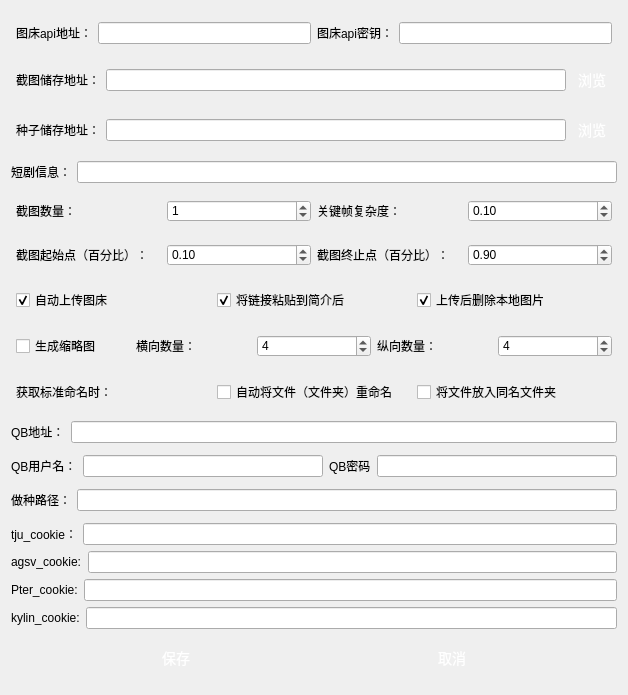
<?xml version="1.0" encoding="UTF-8"?>
<ui version="4.0">
 <class>Settings</class>
 <widget class="QDialog" name="Settings">
  <property name="geometry">
   <rect>
    <x>0</x>
    <y>0</y>
    <width>628</width>
    <height>695</height>
   </rect>
  </property>
  <property name="windowTitle">
   <string>设置</string>
  </property>
  <layout class="QGridLayout" name="gridLayout">
   <item row="0" column="0">
    <layout class="QHBoxLayout" name="horizontalLayout_4">
     <property name="leftMargin">
      <number>5</number>
     </property>
     <property name="topMargin">
      <number>5</number>
     </property>
     <property name="rightMargin">
      <number>5</number>
     </property>
     <property name="bottomMargin">
      <number>5</number>
     </property>
     <item>
      <widget class="QLabel" name="label_6">
       <property name="styleSheet">
        <string>QPushButton {
    display: inline-block;
    padding: 5px 5px;
    font-size: 16px;
    cursor: pointer;
    text-align: center;
    text-decoration: none;
    outline: none;
    color:#fff;
    background-color: #559e24;
    border: none;
    border-radius: 15px;
    box-shadow: 0 9px #999;
}

QPushButton:hover {
background-color: #4a8821;
}

QPushButton:pressed {
    background-color: #3c6f1b;
}
</string>
       </property>
       <property name="text">
        <string>图床api地址：</string>
       </property>
      </widget>
     </item>
     <item>
      <widget class="QLineEdit" name="figureBedPath">
       <property name="styleSheet">
        <string>QPushButton {
    display: inline-block;
    padding: 5px 5px;
    font-size: 16px;
    cursor: pointer;
    text-align: center;
    text-decoration: none;
    outline: none;
    color:#fff;
    background-color: #559e24;
    border: none;
    border-radius: 15px;
    box-shadow: 0 9px #999;
}

QPushButton:hover {
background-color: #4a8821;
}

QPushButton:pressed {
    background-color: #3c6f1b;
}
</string>
       </property>
       <property name="text">
        <string/>
       </property>
       <property name="clearButtonEnabled">
        <bool>true</bool>
       </property>
      </widget>
     </item>
     <item>
      <widget class="QLabel" name="label_7">
       <property name="styleSheet">
        <string>QPushButton {
    display: inline-block;
    padding: 5px 5px;
    font-size: 16px;
    cursor: pointer;
    text-align: center;
    text-decoration: none;
    outline: none;
    color:#fff;
    background-color: #559e24;
    border: none;
    border-radius: 15px;
    box-shadow: 0 9px #999;
}

QPushButton:hover {
background-color: #4a8821;
}

QPushButton:pressed {
    background-color: #3c6f1b;
}
</string>
       </property>
       <property name="text">
        <string>图床api密钥：</string>
       </property>
      </widget>
     </item>
     <item>
      <widget class="QLineEdit" name="figureBedToken">
       <property name="styleSheet">
        <string>QPushButton {
    display: inline-block;
    padding: 5px 5px;
    font-size: 16px;
    cursor: pointer;
    text-align: center;
    text-decoration: none;
    outline: none;
    color:#fff;
    background-color: #559e24;
    border: none;
    border-radius: 15px;
    box-shadow: 0 9px #999;
}

QPushButton:hover {
background-color: #4a8821;
}

QPushButton:pressed {
    background-color: #3c6f1b;
}
</string>
       </property>
       <property name="text">
        <string/>
       </property>
       <property name="echoMode">
        <enum>QLineEdit::Password</enum>
       </property>
       <property name="clearButtonEnabled">
        <bool>true</bool>
       </property>
      </widget>
     </item>
    </layout>
   </item>
   <item row="1" column="0">
    <layout class="QHBoxLayout" name="horizontalLayout_2">
     <property name="leftMargin">
      <number>5</number>
     </property>
     <property name="topMargin">
      <number>5</number>
     </property>
     <property name="rightMargin">
      <number>5</number>
     </property>
     <property name="bottomMargin">
      <number>5</number>
     </property>
     <item>
      <widget class="QLabel" name="label_3">
       <property name="styleSheet">
        <string>QPushButton {
    display: inline-block;
    padding: 5px 5px;
    font-size: 16px;
    cursor: pointer;
    text-align: center;
    text-decoration: none;
    outline: none;
    color:#fff;
    background-color: #559e24;
    border: none;
    border-radius: 15px;
    box-shadow: 0 9px #999;
}

QPushButton:hover {
background-color: #4a8821;
}

QPushButton:pressed {
    background-color: #3c6f1b;
}
</string>
       </property>
       <property name="text">
        <string>截图储存地址：</string>
       </property>
      </widget>
     </item>
     <item>
      <widget class="QLineEdit" name="screenshotPath">
       <property name="styleSheet">
        <string>QPushButton {
    display: inline-block;
    padding: 5px 5px;
    font-size: 16px;
    cursor: pointer;
    text-align: center;
    text-decoration: none;
    outline: none;
    color:#fff;
    background-color: #559e24;
    border: none;
    border-radius: 15px;
    box-shadow: 0 9px #999;
}

QPushButton:hover {
background-color: #4a8821;
}

QPushButton:pressed {
    background-color: #3c6f1b;
}
</string>
       </property>
       <property name="text">
        <string/>
       </property>
       <property name="clearButtonEnabled">
        <bool>true</bool>
       </property>
      </widget>
     </item>
     <item>
      <widget class="QPushButton" name="selectScreenshotPathButton">
       <property name="styleSheet">
        <string notr="true">QPushButton {
    display: inline-block;
    padding: 3px 6px;
    font-size: 14px;
    cursor: pointer;
    text-align: center;
    text-decoration: none;
    outline: none;
    color:#fff;
background-color: 
				qlineargradient(x1:0, y1:0, x2:0, y2:1,
                                      stop:0 #16bf9d,
                                      stop:1 #10a266);
    border: none;
    border-radius: 8px;
    box-shadow: 0 9px #999;
}

QPushButton:hover {
background-color: 
				qlineargradient(x1:0, y1:0, x2:0, y2:1,
                                      stop:0 #11b998,
                                      stop:1 #08965e);
}

QPushButton:pressed {
    background-color: 
				qlineargradient(x1:0, y1:0, x2:0, y2:1,
                                      stop:0 #0e9278,
                                      stop:1 #0e925c);
}
</string>
       </property>
       <property name="text">
        <string>浏览</string>
       </property>
      </widget>
     </item>
    </layout>
   </item>
   <item row="2" column="0">
    <layout class="QHBoxLayout" name="horizontalLayout_3">
     <property name="leftMargin">
      <number>5</number>
     </property>
     <property name="topMargin">
      <number>5</number>
     </property>
     <property name="rightMargin">
      <number>5</number>
     </property>
     <property name="bottomMargin">
      <number>5</number>
     </property>
     <item>
      <widget class="QLabel" name="label_12">
       <property name="styleSheet">
        <string>QPushButton {
    display: inline-block;
    padding: 5px 5px;
    font-size: 16px;
    cursor: pointer;
    text-align: center;
    text-decoration: none;
    outline: none;
    color:#fff;
    background-color: #559e24;
    border: none;
    border-radius: 15px;
    box-shadow: 0 9px #999;
}

QPushButton:hover {
background-color: #4a8821;
}

QPushButton:pressed {
    background-color: #3c6f1b;
}
</string>
       </property>
       <property name="text">
        <string>种子储存地址：</string>
       </property>
      </widget>
     </item>
     <item>
      <widget class="QLineEdit" name="torrentPath">
       <property name="styleSheet">
        <string>QPushButton {
    display: inline-block;
    padding: 5px 5px;
    font-size: 16px;
    cursor: pointer;
    text-align: center;
    text-decoration: none;
    outline: none;
    color:#fff;
    background-color: #559e24;
    border: none;
    border-radius: 15px;
    box-shadow: 0 9px #999;
}

QPushButton:hover {
background-color: #4a8821;
}

QPushButton:pressed {
    background-color: #3c6f1b;
}
</string>
       </property>
       <property name="text">
        <string/>
       </property>
       <property name="clearButtonEnabled">
        <bool>true</bool>
       </property>
      </widget>
     </item>
     <item>
      <widget class="QPushButton" name="selectTorrentPathButton">
       <property name="styleSheet">
        <string notr="true">QPushButton {
    display: inline-block;
    padding: 3px 6px;
    font-size: 14px;
    cursor: pointer;
    text-align: center;
    text-decoration: none;
    outline: none;
    color:#fff;
background-color: 
				qlineargradient(x1:0, y1:0, x2:0, y2:1,
                                      stop:0 #16bf9d,
                                      stop:1 #10a266);
    border: none;
    border-radius: 8px;
    box-shadow: 0 9px #999;
}

QPushButton:hover {
background-color: 
				qlineargradient(x1:0, y1:0, x2:0, y2:1,
                                      stop:0 #11b998,
                                      stop:1 #08965e);
}

QPushButton:pressed {
    background-color: 
				qlineargradient(x1:0, y1:0, x2:0, y2:1,
                                      stop:0 #0e9278,
                                      stop:1 #0e925c);
}
</string>
       </property>
       <property name="text">
        <string>浏览</string>
       </property>
      </widget>
     </item>
    </layout>
   </item>
   <item row="3" column="0">
    <layout class="QHBoxLayout" name="horizontalLayout_14">
     <item>
      <widget class="QLabel" name="label_19">
       <property name="text">
        <string>短剧信息：</string>
       </property>
      </widget>
     </item>
     <item>
      <widget class="QLineEdit" name="videoInfo"/>
     </item>
    </layout>
   </item>
   <item row="4" column="0">
    <layout class="QHBoxLayout" name="horizontalLayout_7">
     <property name="leftMargin">
      <number>5</number>
     </property>
     <property name="topMargin">
      <number>5</number>
     </property>
     <property name="rightMargin">
      <number>5</number>
     </property>
     <property name="bottomMargin">
      <number>5</number>
     </property>
     <item>
      <widget class="QLabel" name="label">
       <property name="styleSheet">
        <string>QPushButton {
    display: inline-block;
    padding: 5px 5px;
    font-size: 16px;
    cursor: pointer;
    text-align: center;
    text-decoration: none;
    outline: none;
    color:#fff;
    background-color: #559e24;
    border: none;
    border-radius: 15px;
    box-shadow: 0 9px #999;
}

QPushButton:hover {
background-color: #4a8821;
}

QPushButton:pressed {
    background-color: #3c6f1b;
}
</string>
       </property>
       <property name="text">
        <string>截图数量：</string>
       </property>
      </widget>
     </item>
     <item>
      <widget class="QSpinBox" name="screenshotNumber">
       <property name="styleSheet">
        <string>QPushButton {
    display: inline-block;
    padding: 5px 5px;
    font-size: 16px;
    cursor: pointer;
    text-align: center;
    text-decoration: none;
    outline: none;
    color:#fff;
    background-color: #559e24;
    border: none;
    border-radius: 15px;
    box-shadow: 0 9px #999;
}

QPushButton:hover {
background-color: #4a8821;
}

QPushButton:pressed {
    background-color: #3c6f1b;
}
</string>
       </property>
       <property name="maximum">
        <number>5</number>
       </property>
       <property name="value">
        <number>1</number>
       </property>
      </widget>
     </item>
     <item>
      <widget class="QLabel" name="label_2">
       <property name="styleSheet">
        <string>QPushButton {
    display: inline-block;
    padding: 5px 5px;
    font-size: 16px;
    cursor: pointer;
    text-align: center;
    text-decoration: none;
    outline: none;
    color:#fff;
    background-color: #559e24;
    border: none;
    border-radius: 15px;
    box-shadow: 0 9px #999;
}

QPushButton:hover {
background-color: #4a8821;
}

QPushButton:pressed {
    background-color: #3c6f1b;
}
</string>
       </property>
       <property name="text">
        <string>关键帧复杂度：</string>
       </property>
      </widget>
     </item>
     <item>
      <widget class="QDoubleSpinBox" name="screenshotThreshold">
       <property name="styleSheet">
        <string>QPushButton {
    display: inline-block;
    padding: 5px 5px;
    font-size: 16px;
    cursor: pointer;
    text-align: center;
    text-decoration: none;
    outline: none;
    color:#fff;
    background-color: #559e24;
    border: none;
    border-radius: 15px;
    box-shadow: 0 9px #999;
}

QPushButton:hover {
background-color: #4a8821;
}

QPushButton:pressed {
    background-color: #3c6f1b;
}
</string>
       </property>
       <property name="decimals">
        <number>2</number>
       </property>
       <property name="maximum">
        <double>5.000000000000000</double>
       </property>
       <property name="singleStep">
        <double>0.010000000000000</double>
       </property>
       <property name="value">
        <double>0.100000000000000</double>
       </property>
      </widget>
     </item>
    </layout>
   </item>
   <item row="5" column="0">
    <layout class="QHBoxLayout" name="horizontalLayout_8">
     <property name="leftMargin">
      <number>5</number>
     </property>
     <property name="topMargin">
      <number>5</number>
     </property>
     <property name="rightMargin">
      <number>5</number>
     </property>
     <property name="bottomMargin">
      <number>5</number>
     </property>
     <item>
      <widget class="QLabel" name="label_4">
       <property name="styleSheet">
        <string>QPushButton {
    display: inline-block;
    padding: 5px 5px;
    font-size: 16px;
    cursor: pointer;
    text-align: center;
    text-decoration: none;
    outline: none;
    color:#fff;
    background-color: #559e24;
    border: none;
    border-radius: 15px;
    box-shadow: 0 9px #999;
}

QPushButton:hover {
background-color: #4a8821;
}

QPushButton:pressed {
    background-color: #3c6f1b;
}
</string>
       </property>
       <property name="text">
        <string>截图起始点（百分比）：</string>
       </property>
      </widget>
     </item>
     <item>
      <widget class="QDoubleSpinBox" name="screenshotStart">
       <property name="styleSheet">
        <string>QPushButton {
    display: inline-block;
    padding: 5px 5px;
    font-size: 16px;
    cursor: pointer;
    text-align: center;
    text-decoration: none;
    outline: none;
    color:#fff;
    background-color: #559e24;
    border: none;
    border-radius: 15px;
    box-shadow: 0 9px #999;
}

QPushButton:hover {
background-color: #4a8821;
}

QPushButton:pressed {
    background-color: #3c6f1b;
}
</string>
       </property>
       <property name="decimals">
        <number>2</number>
       </property>
       <property name="maximum">
        <double>1.000000000000000</double>
       </property>
       <property name="singleStep">
        <double>0.010000000000000</double>
       </property>
       <property name="value">
        <double>0.100000000000000</double>
       </property>
      </widget>
     </item>
     <item>
      <widget class="QLabel" name="label_5">
       <property name="styleSheet">
        <string>QPushButton {
    display: inline-block;
    padding: 5px 5px;
    font-size: 16px;
    cursor: pointer;
    text-align: center;
    text-decoration: none;
    outline: none;
    color:#fff;
    background-color: #559e24;
    border: none;
    border-radius: 15px;
    box-shadow: 0 9px #999;
}

QPushButton:hover {
background-color: #4a8821;
}

QPushButton:pressed {
    background-color: #3c6f1b;
}
</string>
       </property>
       <property name="text">
        <string>截图终止点（百分比）：</string>
       </property>
      </widget>
     </item>
     <item>
      <widget class="QDoubleSpinBox" name="screenshotEnd">
       <property name="styleSheet">
        <string>QPushButton {
    display: inline-block;
    padding: 5px 5px;
    font-size: 16px;
    cursor: pointer;
    text-align: center;
    text-decoration: none;
    outline: none;
    color:#fff;
    background-color: #559e24;
    border: none;
    border-radius: 15px;
    box-shadow: 0 9px #999;
}

QPushButton:hover {
background-color: #4a8821;
}

QPushButton:pressed {
    background-color: #3c6f1b;
}
</string>
       </property>
       <property name="decimals">
        <number>2</number>
       </property>
       <property name="maximum">
        <double>1.000000000000000</double>
       </property>
       <property name="singleStep">
        <double>0.010000000000000</double>
       </property>
       <property name="value">
        <double>0.900000000000000</double>
       </property>
      </widget>
     </item>
    </layout>
   </item>
   <item row="6" column="0">
    <layout class="QHBoxLayout" name="horizontalLayout_9">
     <property name="leftMargin">
      <number>5</number>
     </property>
     <property name="topMargin">
      <number>5</number>
     </property>
     <property name="rightMargin">
      <number>5</number>
     </property>
     <property name="bottomMargin">
      <number>5</number>
     </property>
     <item>
      <widget class="QCheckBox" name="autoUploadScreenshot">
       <property name="styleSheet">
        <string>QPushButton {
    display: inline-block;
    padding: 5px 5px;
    font-size: 16px;
    cursor: pointer;
    text-align: center;
    text-decoration: none;
    outline: none;
    color:#fff;
    background-color: #559e24;
    border: none;
    border-radius: 15px;
    box-shadow: 0 9px #999;
}

QPushButton:hover {
background-color: #4a8821;
}

QPushButton:pressed {
    background-color: #3c6f1b;
}
</string>
       </property>
       <property name="text">
        <string>自动上传图床</string>
       </property>
       <property name="checked">
        <bool>true</bool>
       </property>
      </widget>
     </item>
     <item>
      <widget class="QCheckBox" name="pasteScreenshotUrl">
       <property name="styleSheet">
        <string>QPushButton {
    display: inline-block;
    padding: 5px 5px;
    font-size: 16px;
    cursor: pointer;
    text-align: center;
    text-decoration: none;
    outline: none;
    color:#fff;
    background-color: #559e24;
    border: none;
    border-radius: 15px;
    box-shadow: 0 9px #999;
}

QPushButton:hover {
background-color: #4a8821;
}

QPushButton:pressed {
    background-color: #3c6f1b;
}
</string>
       </property>
       <property name="text">
        <string>将链接粘贴到简介后</string>
       </property>
       <property name="checked">
        <bool>true</bool>
       </property>
      </widget>
     </item>
     <item>
      <widget class="QCheckBox" name="deleteScreenshot">
       <property name="styleSheet">
        <string>QPushButton {
    display: inline-block;
    padding: 5px 5px;
    font-size: 16px;
    cursor: pointer;
    text-align: center;
    text-decoration: none;
    outline: none;
    color:#fff;
    background-color: #559e24;
    border: none;
    border-radius: 15px;
    box-shadow: 0 9px #999;
}

QPushButton:hover {
background-color: #4a8821;
}

QPushButton:pressed {
    background-color: #3c6f1b;
}
</string>
       </property>
       <property name="text">
        <string>上传后删除本地图片</string>
       </property>
       <property name="checked">
        <bool>true</bool>
       </property>
      </widget>
     </item>
    </layout>
   </item>
   <item row="7" column="0">
    <layout class="QHBoxLayout" name="horizontalLayout_11">
     <property name="leftMargin">
      <number>5</number>
     </property>
     <property name="topMargin">
      <number>5</number>
     </property>
     <property name="rightMargin">
      <number>5</number>
     </property>
     <property name="bottomMargin">
      <number>5</number>
     </property>
     <item>
      <widget class="QCheckBox" name="getThumbnails">
       <property name="text">
        <string>生成缩略图</string>
       </property>
      </widget>
     </item>
     <item>
      <widget class="QLabel" name="label_13">
       <property name="styleSheet">
        <string>QPushButton {
    display: inline-block;
    padding: 5px 5px;
    font-size: 16px;
    cursor: pointer;
    text-align: center;
    text-decoration: none;
    outline: none;
    color:#fff;
    background-color: #559e24;
    border: none;
    border-radius: 15px;
    box-shadow: 0 9px #999;
}

QPushButton:hover {
background-color: #4a8821;
}

QPushButton:pressed {
    background-color: #3c6f1b;
}
</string>
       </property>
       <property name="text">
        <string>横向数量：</string>
       </property>
      </widget>
     </item>
     <item>
      <widget class="QSpinBox" name="rows">
       <property name="styleSheet">
        <string>QPushButton {
    display: inline-block;
    padding: 5px 5px;
    font-size: 16px;
    cursor: pointer;
    text-align: center;
    text-decoration: none;
    outline: none;
    color:#fff;
    background-color: #559e24;
    border: none;
    border-radius: 15px;
    box-shadow: 0 9px #999;
}

QPushButton:hover {
background-color: #4a8821;
}

QPushButton:pressed {
    background-color: #3c6f1b;
}
</string>
       </property>
       <property name="minimum">
        <number>1</number>
       </property>
       <property name="maximum">
        <number>9</number>
       </property>
       <property name="value">
        <number>4</number>
       </property>
      </widget>
     </item>
     <item>
      <widget class="QLabel" name="label_8">
       <property name="styleSheet">
        <string>QPushButton {
    display: inline-block;
    padding: 5px 5px;
    font-size: 16px;
    cursor: pointer;
    text-align: center;
    text-decoration: none;
    outline: none;
    color:#fff;
    background-color: #559e24;
    border: none;
    border-radius: 15px;
    box-shadow: 0 9px #999;
}

QPushButton:hover {
background-color: #4a8821;
}

QPushButton:pressed {
    background-color: #3c6f1b;
}
</string>
       </property>
       <property name="text">
        <string>纵向数量：</string>
       </property>
      </widget>
     </item>
     <item>
      <widget class="QSpinBox" name="cols">
       <property name="styleSheet">
        <string>QPushButton {
    display: inline-block;
    padding: 5px 5px;
    font-size: 16px;
    cursor: pointer;
    text-align: center;
    text-decoration: none;
    outline: none;
    color:#fff;
    background-color: #559e24;
    border: none;
    border-radius: 15px;
    box-shadow: 0 9px #999;
}

QPushButton:hover {
background-color: #4a8821;
}

QPushButton:pressed {
    background-color: #3c6f1b;
}
</string>
       </property>
       <property name="minimum">
        <number>1</number>
       </property>
       <property name="maximum">
        <number>9</number>
       </property>
       <property name="value">
        <number>4</number>
       </property>
      </widget>
     </item>
    </layout>
   </item>
   <item row="8" column="0">
    <layout class="QHBoxLayout" name="horizontalLayout_10">
     <property name="leftMargin">
      <number>5</number>
     </property>
     <property name="topMargin">
      <number>5</number>
     </property>
     <property name="rightMargin">
      <number>5</number>
     </property>
     <property name="bottomMargin">
      <number>5</number>
     </property>
     <item>
      <widget class="QLabel" name="label_10">
       <property name="styleSheet">
        <string>QPushButton {
    display: inline-block;
    padding: 5px 5px;
    font-size: 16px;
    cursor: pointer;
    text-align: center;
    text-decoration: none;
    outline: none;
    color:#fff;
    background-color: #559e24;
    border: none;
    border-radius: 15px;
    box-shadow: 0 9px #999;
}

QPushButton:hover {
background-color: #4a8821;
}

QPushButton:pressed {
    background-color: #3c6f1b;
}
</string>
       </property>
       <property name="text">
        <string>获取标准命名时：</string>
       </property>
      </widget>
     </item>
     <item>
      <widget class="QCheckBox" name="renameFile">
       <property name="styleSheet">
        <string>QPushButton {
    display: inline-block;
    padding: 5px 5px;
    font-size: 16px;
    cursor: pointer;
    text-align: center;
    text-decoration: none;
    outline: none;
    color:#fff;
    background-color: #559e24;
    border: none;
    border-radius: 15px;
    box-shadow: 0 9px #999;
}

QPushButton:hover {
background-color: #4a8821;
}

QPushButton:pressed {
    background-color: #3c6f1b;
}
</string>
       </property>
       <property name="text">
        <string>自动将文件（文件夹）重命名</string>
       </property>
       <property name="checked">
        <bool>false</bool>
       </property>
      </widget>
     </item>
     <item>
      <widget class="QCheckBox" name="makeDir">
       <property name="styleSheet">
        <string>QPushButton {
    display: inline-block;
    padding: 5px 5px;
    font-size: 16px;
    cursor: pointer;
    text-align: center;
    text-decoration: none;
    outline: none;
    color:#fff;
    background-color: #559e24;
    border: none;
    border-radius: 15px;
    box-shadow: 0 9px #999;
}

QPushButton:hover {
background-color: #4a8821;
}

QPushButton:pressed {
    background-color: #3c6f1b;
}
</string>
       </property>
       <property name="text">
        <string>将文件放入同名文件夹</string>
       </property>
       <property name="checked">
        <bool>false</bool>
       </property>
      </widget>
     </item>
    </layout>
   </item>
   <item row="9" column="0">
    <layout class="QHBoxLayout" name="horizontalLayout_6">
     <item>
      <widget class="QLabel" name="label_14">
       <property name="text">
        <string>QB地址：</string>
       </property>
      </widget>
     </item>
     <item>
      <widget class="QLineEdit" name="qbPath"/>
     </item>
    </layout>
   </item>
   <item row="10" column="0">
    <layout class="QHBoxLayout" name="horizontalLayout_5">
     <item>
      <widget class="QLabel" name="label_15">
       <property name="text">
        <string>QB用户名：</string>
       </property>
      </widget>
     </item>
     <item>
      <widget class="QLineEdit" name="qbUser"/>
     </item>
     <item>
      <widget class="QLabel" name="label_16">
       <property name="text">
        <string>QB密码</string>
       </property>
      </widget>
     </item>
     <item>
      <widget class="QLineEdit" name="qbPasswd"/>
     </item>
    </layout>
   </item>
   <item row="11" column="0">
    <layout class="QHBoxLayout" name="horizontalLayout_13">
     <item>
      <widget class="QLabel" name="label_18">
       <property name="text">
        <string>做种路径：</string>
       </property>
      </widget>
     </item>
     <item>
      <widget class="QLineEdit" name="resourcePath"/>
     </item>
    </layout>
   </item>
   <item row="12" column="0">
    <layout class="QVBoxLayout" name="verticalLayout">
     <item>
      <layout class="QHBoxLayout" name="horizontalLayout_12">
       <item>
        <widget class="QLabel" name="label_17">
         <property name="text">
          <string>tju_cookie：</string>
         </property>
        </widget>
       </item>
       <item>
        <widget class="QLineEdit" name="tjuCookie"/>
       </item>
      </layout>
     </item>
     <item>
      <layout class="QHBoxLayout" name="horizontalLayout_15">
       <item>
        <widget class="QLabel" name="label_9">
         <property name="text">
          <string>agsv_cookie:</string>
         </property>
        </widget>
       </item>
       <item>
        <widget class="QLineEdit" name="agsvCookie"/>
       </item>
      </layout>
     </item>
     <item>
      <layout class="QHBoxLayout" name="horizontalLayout_16">
       <item>
        <widget class="QLabel" name="label_11">
         <property name="text">
          <string>Pter_cookie:</string>
         </property>
        </widget>
       </item>
       <item>
        <widget class="QLineEdit" name="pterCookie"/>
       </item>
      </layout>
     </item>
     <item>
      <layout class="QHBoxLayout" name="horizontalLayout_17">
       <item>
        <widget class="QLabel" name="label_20">
         <property name="text">
          <string>kylin_cookie:</string>
         </property>
        </widget>
       </item>
       <item>
        <widget class="QLineEdit" name="kylinCookie"/>
       </item>
      </layout>
     </item>
    </layout>
   </item>
   <item row="13" column="0">
    <layout class="QHBoxLayout" name="horizontalLayout">
     <property name="leftMargin">
      <number>30</number>
     </property>
     <property name="rightMargin">
      <number>30</number>
     </property>
     <item>
      <widget class="QPushButton" name="saveButton">
       <property name="styleSheet">
        <string notr="true">QPushButton {
    display: inline-block;
    padding: 6px 6px;
    font-size: 14px;
    cursor: pointer;
    text-align: center;
    text-decoration: none;
    outline: none;
    color:#fff;
background-color: 
				qlineargradient(x1:0, y1:0, x2:0, y2:1,
                                      stop:0 #16bf9d,
                                      stop:1 #10a266);
    border: none;
    border-radius: 8px;
    box-shadow: 0 9px #999;
}

QPushButton:hover {
background-color: 
				qlineargradient(x1:0, y1:0, x2:0, y2:1,
                                      stop:0 #11b998,
                                      stop:1 #08965e);
}

QPushButton:pressed {
    background-color: 
				qlineargradient(x1:0, y1:0, x2:0, y2:1,
                                      stop:0 #0e9278,
                                      stop:1 #0e925c);
}
</string>
       </property>
       <property name="text">
        <string>保存</string>
       </property>
      </widget>
     </item>
     <item>
      <widget class="QPushButton" name="cancelButton">
       <property name="styleSheet">
        <string notr="true">QPushButton {
    display: inline-block;
    padding: 6px 6px;
    font-size: 14px;
    cursor: pointer;
    text-align: center;
    text-decoration: none;
    outline: none;
    color:#fff;
background-color: 
				qlineargradient(x1:0, y1:0, x2:0, y2:1,
                                      stop:0 #16bf9d,
                                      stop:1 #10a266);
    border: none;
    border-radius: 8px;
    box-shadow: 0 9px #999;
}

QPushButton:hover {
background-color: 
				qlineargradient(x1:0, y1:0, x2:0, y2:1,
                                      stop:0 #11b998,
                                      stop:1 #08965e);
}

QPushButton:pressed {
    background-color: 
				qlineargradient(x1:0, y1:0, x2:0, y2:1,
                                      stop:0 #0e9278,
                                      stop:1 #0e925c);
}
</string>
       </property>
       <property name="text">
        <string>取消</string>
       </property>
      </widget>
     </item>
    </layout>
   </item>
  </layout>
 </widget>
 <resources/>
 <connections/>
</ui>
